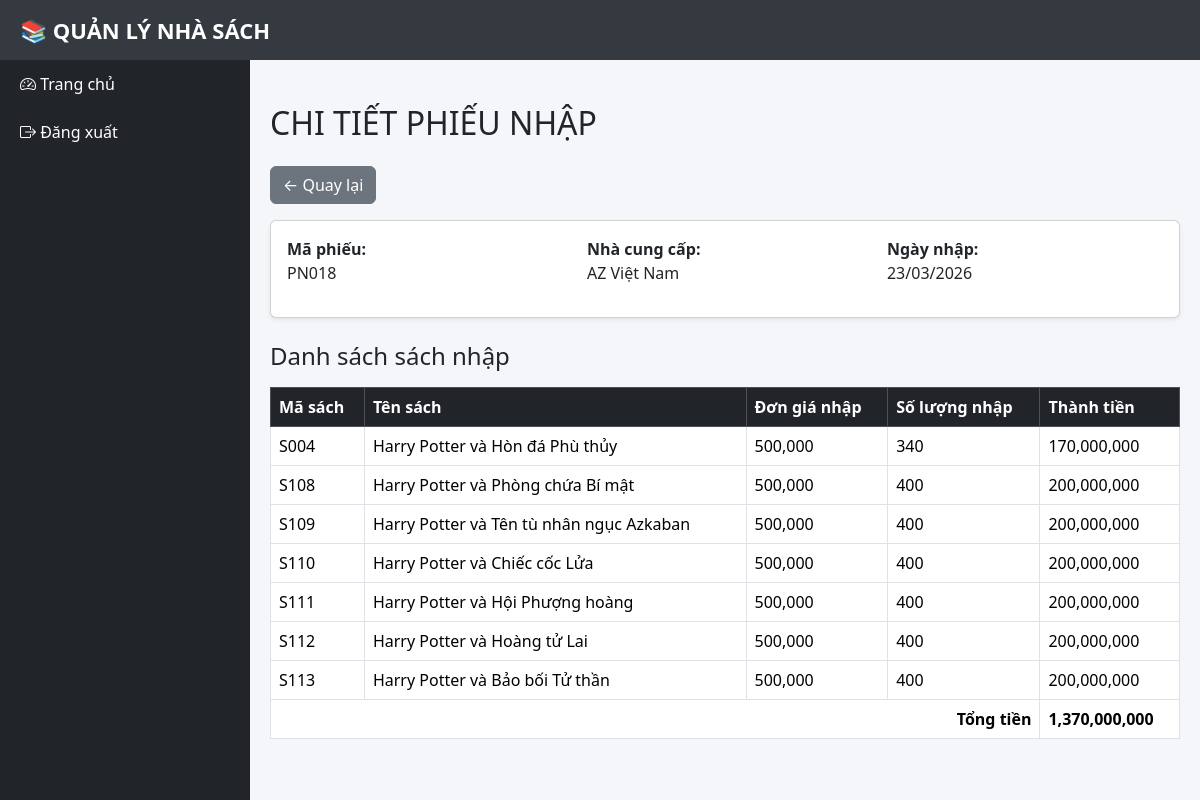
The page /phieunhap/chitiet.php?id=PN018 on the database its author committed.
### tables this page shows
CREATE TABLE `phieunhap` (
  `MaPhieuNhap` varchar(20) NOT NULL,
  `NgayNhap` datetime DEFAULT NULL,
  `MaNCC` varchar(20) DEFAULT NULL
);

CREATE TABLE `nhacungcap` (
  `MaNCC` varchar(20) NOT NULL,
  `TenNCC` varchar(100) DEFAULT NULL,
  `DiaChi` varchar(255) DEFAULT NULL
);

CREATE TABLE `ct_phieunhap` (
  `MaPhieuNhap` varchar(20) NOT NULL,
  `MaSach` varchar(20) NOT NULL,
  `DonGiaNhap` int(11) DEFAULT NULL,
  `SoLuongNhap` int(11) DEFAULT NULL
);

CREATE TABLE `sach` (
  `MaSach` varchar(20) NOT NULL,
  `TenSach` varchar(255) DEFAULT NULL,
  `MaTheLoai` varchar(20) DEFAULT NULL,
  `MaTacGia` varchar(20) DEFAULT NULL,
  `SoLuong` int(11) DEFAULT NULL,
  `DonGiaBan` int(11) DEFAULT NULL
);

### phieunhap/chitiet.php (the view, shortened to what this page needs)
<?php
include("../layout/header.php");
include("../layout/sidebar.php");
$id = $_GET['id'];
$phieunhap = mysqli_query($conn, "
SELECT
    PHIEUNHAP.*,
    NHACUNGCAP.TenNCC
FROM PHIEUNHAP
JOIN NHACUNGCAP
ON PHIEUNHAP.MaNCC = NHACUNGCAP.MaNCC
WHERE PHIEUNHAP.MaPhieuNhap='$id'
");
$pn = mysqli_fetch_assoc($phieunhap);
$ct = mysqli_query($conn, "
SELECT
    CT_PHIEUNHAP.*,
    SACH.TenSach
FROM CT_PHIEUNHAP
JOIN SACH
ON CT_PHIEUNHAP.MaSach = SACH.MaSach
WHERE MaPhieuNhap='$id'
");
?>
<div class="content">
<h2 class="mb-4">
    CHI TIẾT PHIẾU NHẬP
</h2>
<a href="index.php"
class="btn btn-secondary mb-3">
← Quay lại
</a>
<div class="card mb-4 shadow-sm">
<div class="card-body">
<div class="row">
<div class="col-md-4">
<p>
<b>Mã phiếu:</b><br>
<?= $pn['MaPhieuNhap'] ?>
</p>
</div>
<div class="col-md-4">
<p>
<b>Nhà cung cấp:</b><br>
<?= $pn['TenNCC'] ?>
</p>
</div>
<div class="col-md-4">
<p>
<b>Ngày nhập:</b><br>
<?= date("d/m/Y", strtotime($pn['NgayNhap'])) ?>
</p>
</div>
</div>
</div>
</div>
<h4 class="mb-3">
    Danh sách sách nhập
</h4>
<table class="table table-bordered table-hover">
<tr class="table-dark">
<th>Mã sách</th>
<th>Tên sách</th>
<th>Đơn giá nhập</th>
<th>Số lượng nhập</th>
<th>Thành tiền</th>
</tr>
<?php
$tong = 0;
while($row = mysqli_fetch_assoc($ct)){
    $thanhtien =
    $row['DonGiaNhap']
    * $row['SoLuongNhap'];
    $tong += $thanhtien;
?>
<tr>
<td><?= $row['MaSach'] ?></td>
<td><?= $row['TenSach'] ?></td>
<td><?= number_format($row['DonGiaNhap']) ?></td>
<td><?= $row['SoLuongNhap'] ?></td>
<td><?= number_format($thanhtien) ?></td>
</tr>
<?php } ?>
<tr>
<th colspan="4" class="text-end">
    Tổng tiền
</th>
<th>
    <?= number_format($tong) ?>
</th>
</tr>
</table>
</div>
<?php
include("../layout/footer.php");
?>

### layout/header.php (style rules this page uses)
body { margin:0; background:#f4f6f9; }
.content { margin-left:250px; margin-top:60px; padding:20px; }

### rows shown on the page
phieunhap: MaPhieuNhap "PN018", MaNCC.TenNCC "AZ Việt Nam", NgayNhap "23/03/2026"
ct_phieunhap: MaSach "S004", MaSach.TenSach "Harry Potter và Hòn đá Phù thủy", DonGiaNhap "500,000", SoLuongNhap "340", thanhtien "170,000,000"
ct_phieunhap: MaSach "S108", MaSach.TenSach "Harry Potter và Phòng chứa Bí mật", DonGiaNhap "500,000", SoLuongNhap "400", thanhtien "200,000,000"
ct_phieunhap: MaSach "S109", MaSach.TenSach "Harry Potter và Tên tù nhân ngục Azkaban", DonGiaNhap "500,000", SoLuongNhap "400", thanhtien "200,000,000"
ct_phieunhap: MaSach "S110", MaSach.TenSach "Harry Potter và Chiếc cốc Lửa", DonGiaNhap "500,000", SoLuongNhap "400", thanhtien "200,000,000"
ct_phieunhap: MaSach "S111", MaSach.TenSach "Harry Potter và Hội Phượng hoàng", DonGiaNhap "500,000", SoLuongNhap "400", thanhtien "200,000,000"
ct_phieunhap: MaSach "S112", MaSach.TenSach "Harry Potter và Hoàng tử Lai", DonGiaNhap "500,000", SoLuongNhap "400", thanhtien "200,000,000"
ct_phieunhap: MaSach "S113", MaSach.TenSach "Harry Potter và Bảo bối Tử thần", DonGiaNhap "500,000", SoLuongNhap "400", thanhtien "200,000,000"

### other values the page prints
$tong "1,370,000,000"
